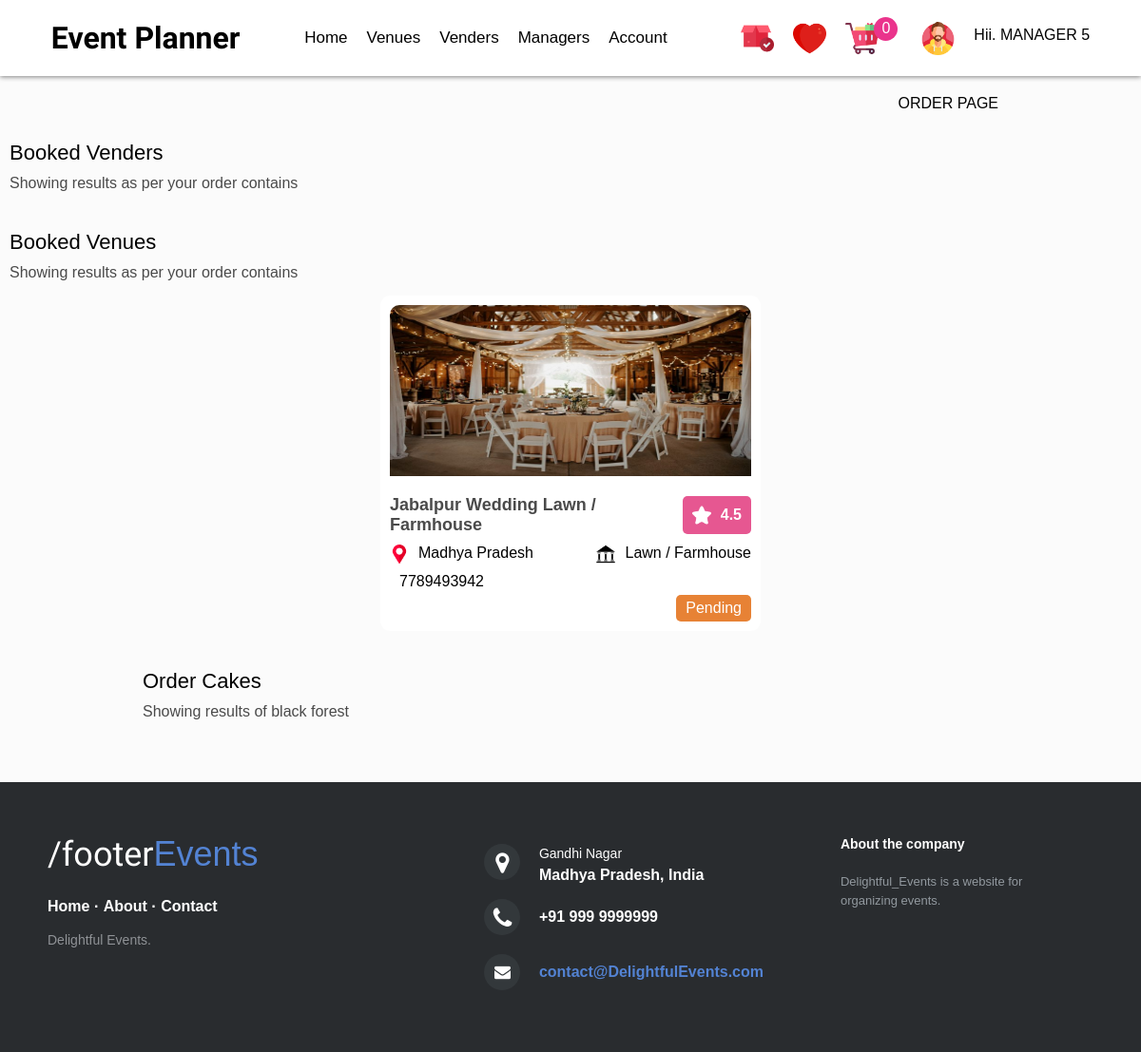
Screenshot of /order (signed in) with the database file from the repository.
### Tables/models.py (models this page shows, shortened)
class Venue_Booking(models.Model):
    venueb_id = models.UUIDField(primary_key=True,default=uuid.uuid4,editable=False)
    user = models.ForeignKey(User, on_delete=models.CASCADE)
    venue = models.ForeignKey(Venue_Provider, on_delete=models.CASCADE)
    orderdate  = models.DateTimeField(auto_now_add=True)
    status = models.BooleanField(default=False)

class Venue_Provider(models.Model):
    venue_id = models.UUIDField(primary_key=True,default=uuid.uuid4,editable=False)
    venue_name = models.CharField(max_length=50)
    venue_image = models.ImageField(upload_to='VenueImage')
    mobile = models.CharField(max_length=10)
    state = models.CharField(max_length=20)
    city = models.CharField(max_length=20)
    zipcode = models.IntegerField()
    veg_price = models.IntegerField()
    nonveg_price = models.IntegerField()
    room_availability = models.IntegerField()
    Venue_Type = models.ForeignKey(Venue_Type, on_delete=models.CASCADE)
    class Meta:
        ordering = ['-Venue_Type']

class Venue_Type(models.Model):
    id = models.UUIDField(primary_key=True,default=uuid.uuid4,editable=False)
    venue_type = models.CharField(max_length=50)

### Wedding/views.py (the view)
# urls.py: path('order', views.Order, name='order'),
def Order(request):
    if request.user.is_authenticated:
        user = request.user
        vender_order = Vender_Booking.objects.filter(user=user)
        venue_order = Venue_Booking.objects.filter(user=user)
        cake_order = CAKE_BOOKING.objects.filter(user=user)
        venue_count = Venue_Cart.objects.filter(user=user).count()
        vender_count = Vender_Cart.objects.filter(user=user).count()
        cake_count = CAKE_CART.objects.filter(user=user).count()
        total_item = venue_count + vender_count + cake_count
        data = {'vender_order': vender_order, 'venue_order': venue_order,
                'cake_order': cake_order, 'total_item': total_item}
        return render(request, 'Order.html', data)

### Templates/wedding/Order.html (shortened to what this page needs)
{% include "Header.html" %}
<div style="display: flex; justify-content: flex-end; margin-right: 150px; margin-top: 20PX;">
    <p>ORDER PAGE</p>
</div>
<div class="vender-card-container">
    <div class="vender-card-title">
        <p class="venue-card-title-p">Booked Venders</p>
        <p style="color:#4a4a4a; margin-top: 10px;">Showing {{vender_count}} results as per your order contains</p>
    </div>
    <div class="venue-card-title"></div>
    <div class="venue-card-title"></div>
</div>
<div class="venue-card-container">
    <div class="venue-card-title">
        <p class="venue-card-title-p">Booked Venues </p>
        <p style="color:#4a4a4a; margin-top: 10px;">Showing {{venue_count}} results as per your order contains</p>
    </div>
    <div class="venue-card-title"></div>
    <div class="venue-card-title"></div>
    {% for i in venue_order %}
    <div class="venue-card">
        <div class="venue-img-div">
            <a href="">
                <img src="{{i.venue.venue_image.url}}" alt="venue image" class="img100 venue-img">
            </a>
        </div>
        <div class="place-review">
            <p class="venue-name">{{i.venue.venue_name}}</p>
            <div class="rating-div">
                <img class="image20" src="/Static/icons/star.png" alt="star-rating">
                <p class="rating-p">4.5</p>
            </div>
        </div>
        <div class="location-type">
            <div class="location-div">
                <img class="image20 margin-right-10" src="/Static/icons/placeholder.png" alt="location-mark">
                <p>{{i.venue.state}}</p>
            </div>
            <div class="type-div">
                <img class="image20 margin-right-10" src="/Static/icons/building.png" alt="property-img">
                <p>{{i.venue.Venue_Type.venue_type}}</p>
            </div>
        </div>
        <div style="margin-top: 10px; margin-left: 10px; display: flex;">
            <p>{{i.venue.mobile}}</p>
        </div>
        <div style="display: flex; justify-content: flex-end; margin-top: 5px;">
            {% if i.status %}
            <div style="background-color: rgb(58, 224, 58); border-radius: 5px;">
                <p style="color:white; padding: 5px 10px;">Booked</p>
            </div>
            {% else %}
            <div style="background-color: rgb(231, 130, 53); border-radius: 5px;">
                <p style="color:white; padding: 5px 10px;">Pending</p>
            </div>
            {% endif %}
        </div>
    </div>
    {% endfor %}
</div>
<div class="vender-card-container" >
    <div class="cake-card-copy">
        <p class="venue-card-title-p">Order Cakes</p>
        <p style="color:#4a4a4a; margin-top: 10px;">Showing {{cake_count}} results of black forest
        </p>
    </div>
    <div class="cake-card-copy"></div>
    <div class="cake-card-copy"></div>
</div>
{% include "Footer.html" %}

### Templates/wedding/Header.html (shortened to what this page needs)
<html lang="en">
<head>
    <link rel="stylesheet" href="/Static/Css/Header.css">
    <link rel="stylesheet" href="/Static/Css/Home.css">
    <link rel="stylesheet" href="/Static/Css/Forms.css">
    <link rel="stylesheet" href="/Static/Css/VenueDetailed.css">
    <link rel="stylesheet" href="/Static/Css/WedCategories.css">
    <link rel="stylesheet" href="/Static/Css/VenueCard.css">
    <link rel="stylesheet" href="/Static/Css/Cake_card.css">
    <link rel="stylesheet" href="/Static/Css/PhotographerCard.css">
    <link rel="stylesheet" href="/Static/Css/Footer.css">
    <link rel="stylesheet" href="http://maxcdn.bootstrapcdn.com/font-awesome/4.2.0/css/font-awesome.min.css">
</head>
<body style="background-color: #fbfbfb;">
    <header class="HEADER">
        <div class="BRAND">
            <h1><a href="{% url 'home' %}" class="brand-text">Event Planner</a></h1>
        </div>
        <div class="MENU">
            <ul>
                <li>
                    <a href="{% url 'wedding' %}">Home</a>
                </li>
                <li>
                    <a href="{% url 'venues' %}">Venues</a>
                </li>
                <li>
                    <a href="{% url 'venders' %}">Venders</a>
                </li>
                <li>
                    <a href="{% url 'managers' %}">Managers</a>
                </li>
                <li id="LI">
                    <a href="{% url 'profile' %}">Account</a>
                </li>
            </ul>
        </div>
        <div class="icon_con">
            {% if user.is_authenticated %}
            <div class="icon">
                <a href="{% url 'order' %}">
                    <img src="/Static/icons/order.png" alt="" class="icon-img">
                </a>
            </div>
            {% endif %}
            <div class="icon">
                <a href="{% url 'wishlist' %}">
                    <img src="/Static/icons/heart-red.png" alt="" class="icon-img">
                </a>
            </div>
            <div class="icon">
                <a href="{% url 'cart' %}">
                    <img src="/Static/icons/cart.png" alt="" class="icon-img">
                </a>
            </div>
            {% if user.is_authenticated %}
            <div class="bidget-div">
                <p class="bidget-div-p">{{total_item}}</p>
            </div>
            {% endif %}
            <div class="icon">
                <a href="{% url 'profile' %}">
                    <img src="/Static/icons/profile.png" alt="" class="icon-img">
                </a>
            </div>
            <div class="username">
                {% if user.is_authenticated %}
                Hii. {{user.first_name}}
                {% endif %}
            </div>
        </div>
    </header>

### Static/Css/Header.css (style rules this page uses)
* { margin: 0; padding: 0; box-sizing: border-box; font-family: proxima-nova, sans-serif; }
.img100 { width: 100%; height: 100%; }
.image20 { width: 20px; height: 20px; }
.margin-right-10 { margin-right: 10px; }
.bidget-div { position: relative; width: 25px; height: 25px; background-color: rgb(234, 52, 140); border-radius: 50%; display: flex; align-items: center; justify-content: center; left: -15px; }
.bidget-div-p { color: white; }
.HEADER { width: 100%; position: sticky; top: 0; display: flex; flex-wrap: wrap; background-color: white; box-shadow: 0px 1px 5px 0px gray; padding: 0px 25px; align-items: center; justify-content: space-around; }
.BRAND { padding: 0px 0px; }
.brand-text { text-decoration: none; color: #000000; font-family: 'Sora', sans-serif; }
.MENU { margin: 0px Opx; padding: 0px 0px; }
.MENU ul { list-style: none; display: flex; flex-wrap: wrap; }
.MENU ul li { padding: 30px 0px; }
.MENU ul li a { text-decoration: none; color: black; font-size: 17; padding: 30px 10px; }
.username { display: flex; text-align: center; justify-content: center; margin: 10px 0px 0px 10px; }
.icon_con { display: flex; flex-wrap: wrap; }
.icon { background-color: white; margin: 0px 5px; padding: 5px; border-radius: 10px; }
.icon-img { width: 35px; height: 35px; }

### Static/Css/VenueDetailed.css (style rules this page uses)
.rating-div { background-color: rgb(230 87 145); padding: 10px; align-items: center; border-radius: 5px; }
.rating-p { color: white; font-weight: 600; margin-left: 10px; }

### Static/Css/VenueCard.css (style rules this page uses)
.venue-card-container { display: flex; margin: auto; flex-wrap: wrap; justify-content: center; margin-top: 30px; }
.venue-card-title { width: 400px; padding: 0px 0px 10px 10px; }
.venue-card-title-p { font-size: 22px; }
.venue-card { width: 400px; min-width: 270px; background-color: white; padding: 10px; border-radius: 10px; margin: 5px 5px; }
.venue-img-div { height: 180px; width: 380px; }
.venue-img { border-radius: 10px 10px 0px 0px; position: static; }
.place-review { display: flex; justify-content: space-between; margin-top: 20px; align-items: center; }
.venue-name { color: #4a4a4a; font-weight: 550; font-size: 18px; }
.rating-div { display: flex; }
.location-type { display: flex; justify-content: space-between; margin-top: 10px; }
.location-div { display: flex; justify-content: space-between; }
.type-div { display: flex; justify-content: space-between; }

### Static/Css/Cake_card.css (style rules this page uses)
.cake-card-copy { width: 300px; padding: 0px 10px; margin: 5px 5px; }

### Static/Css/PhotographerCard.css (style rules this page uses)
.vender-card-container { display: flex; margin: auto; flex-wrap: wrap; justify-content: center; margin-top: 30px; }
.vender-card-title { width: 400px; padding: 0px 0px 10px 10px; }
.venue-name { color: #4a4a4a; font-weight: 550; font-size: 18px; }
.location-div { display: flex; justify-content: space-between; }
.type-div { display: flex; justify-content: space-between; }

### rows the page displays
Venue_Booking: venue.venue_image (picture), venue.venue_name "Jabalpur Wedding Lawn / Farmhouse", venue.state "Madhya Pradesh", venue.Venue_Type.venue_type "Lawn / Farmhouse", venue.mobile "7789493942", status "Pending"

### other values shown
{{ total_item }} "0"
{{ user.first_name }} "MANAGER 5"
